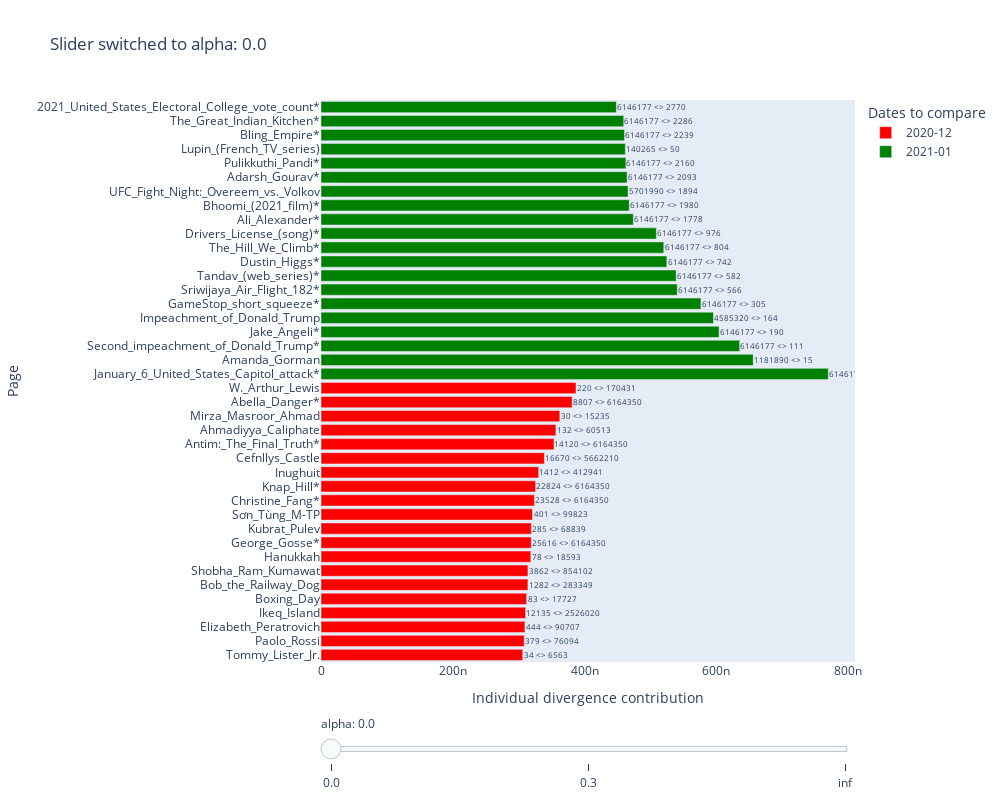

The code cell stored with this chart in its notebook:
### Code cell
plot_salient(df_plot_raw, group='alpha')

### Figure 1 — Plotly figure (JSON) as saved in the notebook; plotly's stock layout.template omitted (floating-point values rounded to 4 significant figures)
{"data": [{"hovertemplate": "Divergence %{x} <br>Ranks %{text}", "marker": {"color": "red"}, "name": "2020-12", "orientation": "h", "text": ["34 <> 6563", "379 <> 76094", "444 <> 90707", "12135 <> 2526020", "83 <> 17727", "1282 <> 283349", "3862 <> 854102", "78 <> 18593", "25616 <> 6164350", "285 <> 68839", "401 <> 99823", "23528 <> 6164350", "22824 <> 6164350", "1412 <> 412941", "16670 <> 5662210", "14120 <> 6164350", "132 <> 60513", "30 <> 15235", "8807 <> 6164350", "220 <> 170431"], "textposition": "outside", "type": "bar", "visible": true, "x": [3.061e-07, 3.084e-07, 3.094e-07, 3.105e-07, 3.12e-07, 3.139e-07, 3.14e-07, 3.183e-07, 3.189e-07, 3.191e-07, 3.209e-07, 3.238e-07, 3.256e-07, 3.302e-07, 3.389e-07, 3.535e-07, 3.564e-07, 3.623e-07, 3.81e-07, 3.869e-07], "y": ["Tommy_Lister_Jr.", "Paolo_Rossi", "Elizabeth_Peratrovich", "Ikeq_Island", "Boxing_Day", "Bob_the_Railway_Dog", "Shobha_Ram_Kumawat", "Hanukkah", "George_Gosse*", "Kubrat_Pulev", "Sơn_Tùng_M-TP", "Christine_Fang*", "Knap_Hill*", "Inughuit", "Cefnllys_Castle", "Antim:_The_Final_Truth*", "Ahmadiyya_Caliphate", "Mirza_Masroor_Ahmad", "Abella_Danger*", "W._Arthur_Lewis"]}, {"hovertemplate": "Divergence %{x} <br>Ranks %{text}", "marker": {"color": "green"}, "name": "2021-01", "orientation": "h", "text": ["6146177 <> 11", "1181890 <> 15", "6146177 <> 111", "6146177 <> 190", "4585320 <> 164", "6146177 <> 305", "6146177 <> 566", "6146177 <> 582", "6146177 <> 742", "6146177 <> 804", "6146177 <> 976", "6146177 <> 1778", "6146177 <> 1980", "5701990 <> 1894", "6146177 <> 2093", "6146177 <> 2160", "140265 <> 50", "6146177 <> 2239", "6146177 <> 2286", "6146177 <> 2770"], "textposition": "outside", "type": "bar", "visible": true, "x": [7.696e-07, 6.557e-07, 6.352e-07, 6.039e-07, 5.954e-07, 5.764e-07, 5.404e-07, 5.388e-07, 5.247e-07, 5.2e-07, 5.088e-07, 4.739e-07, 4.676e-07, 4.658e-07, 4.644e-07, 4.626e-07, 4.617e-07, 4.605e-07, 4.593e-07, 4.481e-07], "y": ["January_6_United_States_Capitol_attack*", "Amanda_Gorman", "Second_impeachment_of_Donald_Trump*", "Jake_Angeli*", "Impeachment_of_Donald_Trump", "GameStop_short_squeeze*", "Sriwijaya_Air_Flight_182*", "Tandav_(web_series)*", "Dustin_Higgs*", "The_Hill_We_Climb*", "Drivers_License_(song)*", "Ali_Alexander*", "Bhoomi_(2021_film)*", "UFC_Fight_Night:_Overeem_vs._Volkov", "Adarsh_Gourav*", "Pulikkuthi_Pandi*", "Lupin_(French_TV_series)", "Bling_Empire*", "The_Great_Indian_Kitchen*", "2021_United_States_Electoral_College_vote_count*"]}, {"hovertemplate": "Divergence %{x} <br>Ranks %{text}", "marker": {"color": "red"}, "name": "2020-12", "orientation": "h", "text": ["7 <> 30", "25 <> 293", "32 <> 519", "64 <> 3867", "77 <> 7699", "23 <> 275", "83 <> 17727", "26 <> 448", "78 <> 18593", "50 <> 2976", "33 <> 1333", "34 <> 6563", "8 <> 94", "30 <> 15235", "5 <> 51", "13 <> 536", "4 <> 35", "9 <> 592", "2 <> 17", "1 <> 174"], "textposition": "outside", "type": "bar", "visible": false, "x": [1.482e-06, 1.491e-06, 1.499e-06, 1.517e-06, 1.517e-06, 1.526e-06, 1.569e-06, 1.59e-06, 1.602e-06, 1.603e-06, 1.695e-06, 1.917e-06, 1.94e-06, 2.071e-06, 2.096e-06, 2.106e-06, 2.127e-06, 2.404e-06, 2.478e-06, 4.297e-06], "y": ["The_Queen's_Gambit_(miniseries)", "The_Midnight_Sky", "Eric_Rudolph", "Home_Alone", "The_Twelve_Days_of_Christmas_(song)", "Peter_Sutcliffe", "Boxing_Day", "The_Undoing", "Hanukkah", "Emma_Portner", "The_Mandalorian_(season_2)", "Tommy_Lister_Jr.", "The_Mandalorian", "Mirza_Masroor_Ahmad", "Wonder_Woman_1984", "Selena", "Princess_Margaret,_Countess_of_Snowdon", "Cyberpunk_2077", "Elizabeth_II", "Elliot_Page"]}, {"hovertemplate": "Divergence %{x} <br>Ranks %{text}", "marker": {"color": "green"}, "name": "2021-01", "orientation": "h", "text": ["42 <> 1", "121 <> 3", "786 <> 5", "6146177 <> 11", "1181890 <> 15", "8237 <> 13", "651 <> 8", "243 <> 6", "5159 <> 19", "22998 <> 26", "10 <> 2", "5702 <> 27", "26776 <> 38", "1710 <> 23", "7741 <> 33", "140265 <> 50", "6322 <> 34", "2617 <> 31", "453 <> 18", "533 <> 20"], "textposition": "outside", "type": "bar", "visible": false, "x": [3.814e-06, 2.946e-06, 2.945e-06, 2.927e-06, 2.693e-06, 2.535e-06, 2.517e-06, 2.512e-06, 2.235e-06, 2.187e-06, 2.104e-06, 2.032e-06, 1.987e-06, 1.957e-06, 1.952e-06, 1.944e-06, 1.912e-06, 1.847e-06, 1.835e-06, 1.806e-06], "y": ["Joe_Biden", "Kamala_Harris", "Richard_Ramirez", "January_6_United_States_Capitol_attack*", "Amanda_Gorman", "Larry_King", "WandaVision", "QAnon", "Cicely_Tyson", "Tanya_Roberts", "Donald_Trump", "Twenty-fifth_Amendment_to_the_United_States_Constitution", "Fran_Lebowitz", "Beau_Biden", "Jen_Psaki", "Lupin_(French_TV_series)", "Charles_Sobhraj", "Phil_Spector", "Cobra_Kai", "Nancy_Pelosi"]}, {"hovertemplate": "Divergence %{x} <br>Ranks %{text}", "marker": {"color": "red"}, "name": "2020-12", "orientation": "h", "text": ["23 <> 275", "22 <> 66", "21 <> 65", "20 <> 39", "19 <> 98", "18 <> 79", "16 <> 77", "14 <> 64", "13 <> 536", "12 <> 72", "11 <> 12", "9 <> 592", "8 <> 94", "7 <> 30", "6 <> 10", "5 <> 51", "4 <> 35", "3 <> 7", "2 <> 17", "1 <> 174"], "textposition": "outside", "type": "bar", "visible": false, "x": [0.001342, 0.001403, 0.001469, 0.001543, 0.001624, 0.001714, 0.001929, 0.002204, 0.002374, 0.002571, 0.002805, 0.003429, 0.003857, 0.004408, 0.005143, 0.006171, 0.007714, 0.01029, 0.01543, 0.03086], "y": ["Peter_Sutcliffe", "Soul_(2020_film)", "Anya_Taylor-Joy", "2020_United_States_presidential_election", "Margaret_Thatcher", "Charles_III", "Tenet_(film)", "Prince_Philip,_Duke_of_Edinburgh", "Selena", "Diana,_Princess_of_Wales", "Cleopatra", "Cyberpunk_2077", "The_Mandalorian", "The_Queen's_Gambit_(miniseries)", "Bible", "Wonder_Woman_1984", "Princess_Margaret,_Countess_of_Snowdon", "Lists_of_deaths_by_year", "Elizabeth_II", "Elliot_Page"]}, {"hovertemplate": "Divergence %{x} <br>Ranks %{text}", "marker": {"color": "green"}, "name": "2021-01", "orientation": "h", "text": ["42 <> 1", "10 <> 2", "121 <> 3", "15 <> 4", "786 <> 5", "243 <> 6", "651 <> 8", "37 <> 9", "6146177 <> 11", "8237 <> 13", "61 <> 14", "1181890 <> 15", "17 <> 16", "453 <> 18", "5159 <> 19", "533 <> 20", "458 <> 21", "150 <> 22", "1710 <> 23", "478 <> 25"], "textposition": "outside", "type": "bar", "visible": false, "x": [0.03086, 0.01543, 0.01029, 0.007714, 0.006171, 0.005143, 0.003857, 0.003429, 0.002805, 0.002374, 0.002204, 0.002057, 0.001929, 0.001714, 0.001624, 0.001543, 0.001469, 0.001403, 0.001342, 0.001234], "y": ["Joe_Biden", "Donald_Trump", "Kamala_Harris", "Bridgerton", "Richard_Ramirez", "QAnon", "WandaVision", "Elon_Musk", "January_6_United_States_Capitol_attack*", "Larry_King", "Regé-Jean_Page", "Amanda_Gorman", "XXXX", "Cobra_Kai", "Cicely_Tyson", "Nancy_Pelosi", "Tom_Brady", "Jill_Biden", "Beau_Biden", "Jon_Ossoff"]}], "layout": {"autosize": false, "height": 800, "legend": {"title": {"text": "Dates to compare"}}, "showlegend": true, "sliders": [{"active": 0, "currentvalue": {"prefix": "alpha: "}, "pad": {"t": 50}, "steps": [{"args": [{"visible": [true, true, false, false, false, false]}, {"title": "Slider switched to alpha: 0.0"}], "label": "0.0", "method": "update"}, {"args": [{"visible": [false, false, true, true, false, false]}, {"title": "Slider switched to alpha: 0.3"}], "label": "0.3", "method": "update"}, {"args": [{"visible": [false, false, false, false, true, true]}, {"title": "Slider switched to alpha: inf"}], "label": "inf", "method": "update"}]}], "title": {"text": "Slider switched to alpha: 0.0"}, "width": 1000, "xaxis": {"autorange": true, "range": [0, 8.101e-07], "title": {"text": "Individual divergence contribution"}, "type": "linear"}, "yaxis": {"autorange": true, "range": [-0.5, 39.5], "title": {"text": "Page"}, "type": "category"}}}
